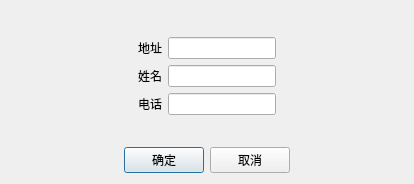
<?xml version="1.0" encoding="UTF-8"?>
<ui version="4.0">
 <class>AddUser</class>
 <widget class="QDialog" name="AddUser">
  <property name="geometry">
   <rect>
    <x>0</x>
    <y>0</y>
    <width>414</width>
    <height>184</height>
   </rect>
  </property>
  <property name="windowTitle">
   <string>Dialog</string>
  </property>
  <layout class="QHBoxLayout" name="horizontalLayout_7">
   <item>
    <layout class="QVBoxLayout" name="verticalLayout_3">
     <item>
      <layout class="QVBoxLayout" name="verticalLayout_2">
       <item>
        <layout class="QHBoxLayout" name="horizontalLayout_3">
         <item>
          <spacer name="horizontalSpacer">
           <property name="orientation">
            <enum>Qt::Horizontal</enum>
           </property>
           <property name="sizeHint" stdset="0">
            <size>
             <width>40</width>
             <height>20</height>
            </size>
           </property>
          </spacer>
         </item>
         <item>
          <layout class="QVBoxLayout" name="verticalLayout">
           <item>
            <spacer name="verticalSpacer">
             <property name="orientation">
              <enum>Qt::Vertical</enum>
             </property>
             <property name="sizeHint" stdset="0">
              <size>
               <width>20</width>
               <height>40</height>
              </size>
             </property>
            </spacer>
           </item>
           <item>
            <layout class="QHBoxLayout" name="layAddress">
             <item>
              <widget class="QLabel" name="label_3">
               <property name="text">
                <string>地址</string>
               </property>
              </widget>
             </item>
             <item>
              <widget class="QLineEdit" name="Addess"/>
             </item>
            </layout>
           </item>
           <item>
            <layout class="QHBoxLayout" name="horizontalLayout">
             <item>
              <widget class="QLabel" name="label">
               <property name="text">
                <string>姓名</string>
               </property>
              </widget>
             </item>
             <item>
              <widget class="QLineEdit" name="NameEdit"/>
             </item>
            </layout>
           </item>
           <item>
            <layout class="QHBoxLayout" name="horizontalLayout_2">
             <item>
              <widget class="QLabel" name="label_2">
               <property name="text">
                <string>电话</string>
               </property>
              </widget>
             </item>
             <item>
              <widget class="QLineEdit" name="PhoneEdit"/>
             </item>
            </layout>
           </item>
           <item>
            <spacer name="verticalSpacer_2">
             <property name="orientation">
              <enum>Qt::Vertical</enum>
             </property>
             <property name="sizeHint" stdset="0">
              <size>
               <width>20</width>
               <height>40</height>
              </size>
             </property>
            </spacer>
           </item>
          </layout>
         </item>
         <item>
          <spacer name="horizontalSpacer_2">
           <property name="orientation">
            <enum>Qt::Horizontal</enum>
           </property>
           <property name="sizeHint" stdset="0">
            <size>
             <width>40</width>
             <height>20</height>
            </size>
           </property>
          </spacer>
         </item>
        </layout>
       </item>
      </layout>
     </item>
     <item>
      <layout class="QHBoxLayout" name="horizontalLayout_5">
       <item>
        <spacer name="horizontalSpacer_3">
         <property name="orientation">
          <enum>Qt::Horizontal</enum>
         </property>
         <property name="sizeHint" stdset="0">
          <size>
           <width>40</width>
           <height>20</height>
          </size>
         </property>
        </spacer>
       </item>
       <item>
        <layout class="QHBoxLayout" name="horizontalLayout_4">
         <item>
          <widget class="QPushButton" name="SaveButton">
           <property name="text">
            <string>确定</string>
           </property>
          </widget>
         </item>
         <item>
          <widget class="QPushButton" name="CancelButton">
           <property name="text">
            <string>取消</string>
           </property>
          </widget>
         </item>
        </layout>
       </item>
       <item>
        <spacer name="horizontalSpacer_4">
         <property name="orientation">
          <enum>Qt::Horizontal</enum>
         </property>
         <property name="sizeHint" stdset="0">
          <size>
           <width>40</width>
           <height>20</height>
          </size>
         </property>
        </spacer>
       </item>
      </layout>
     </item>
    </layout>
   </item>
  </layout>
 </widget>
 <resources/>
 <connections/>
</ui>
